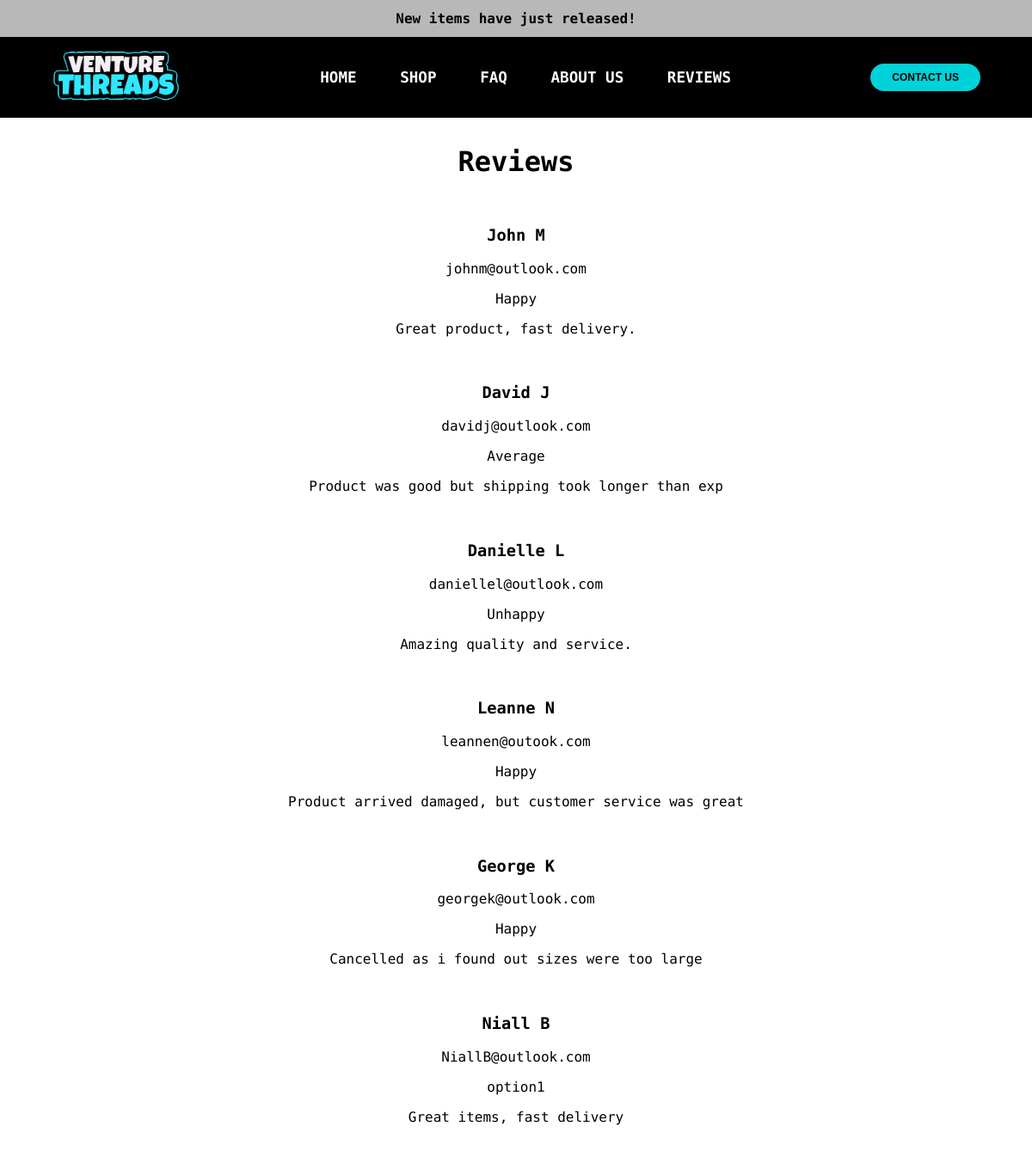
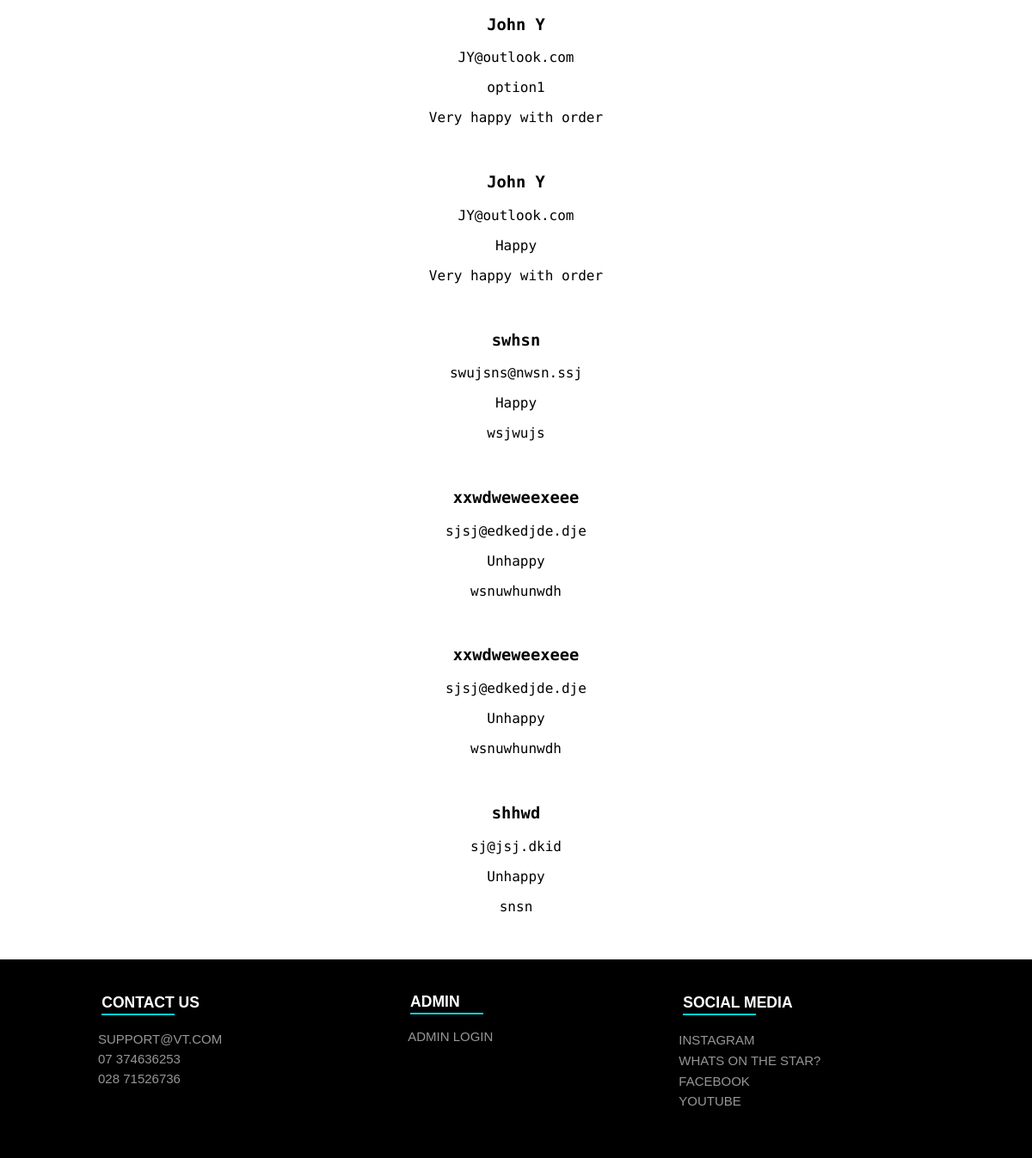
Screenshot of /reviews.php with the database file from the repository (2 pictures, top to bottom).
### tables this page shows
CREATE TABLE `reviewtbl` (
  `reviewID` int(11) NOT NULL,
  `customerName` varchar(30) NOT NULL,
  `customerEmail` varchar(30) NOT NULL,
  `rating` varchar(30) NOT NULL,
  `review` varchar(150) NOT NULL
);

### reviews.php (the view, shortened to what this page needs)
<!DOCTYPE html>
<html lang="en">
<head>
    <link rel="stylesheet" href="reviews.css">
</head>
<body id="about">
    <div id="itemBanner">
        <p id="bannerTitle">New items have just released!</p>
    </div>
    <header>
        <div class="slogo">
            <a href="index.php"><img class="storelogo" src="images/logo.png" width="150px" height="150px"/></a>
        </div>
        <nav>
        <ul class="Navigation">
            <li><a href="index.php">Home</a></li>
            <li><a href="shop.php">Shop</a></li>
            <li><a href="faq.php">FAQ</a></li>
            <li><a href="about.php">About Us</a></li>
            <li><a href="reviews.php">Reviews</a></li>
        </ul>
    </nav>
        <a href="#fHead"><button class="Contactbutton">Contact Us</button></a>
        </header>
        <div id="reviewsBox">
            <h3 id="reviewHeader">Reviews</h3>
        <div id="reviews">
<?php
    $conn = new mysqli('localhost', 'root', '', 'webApp');
    $sql = "SELECT * FROM reviewtbl;";
    $result = mysqli_query($conn, $sql);
    $resultcheck = mysqli_num_rows($result);
    if ($resultcheck > 0) {
        while ($row = mysqli_fetch_assoc($result)) {
            echo "<h3>{$row['customerName']}</h3>";
            echo "<p>{$row['customerEmail']}</p>";
            echo "<p>{$row['rating']}</p>";
            echo "<p id='bottomRowReview'>{$row['review']}</p>";
        }
    }
?>
</div>
</div>
        <footer class="Footernavigation">
            <div class="row">
                <h3 id="fHead">Contact Us</h3>
                        <ul>
                            <div id="fLinks">
                            <li><a>support@vt.com</a></li>
                            <li><a>07 374636253</a></li>
                            <li><a>028 71526736</a></li>
                            </div>
                        </ul>
                    </div>
        <div class="row">
        <h3 id="fHead">Admin</h3>
        <nav>
            <ul>
                <div id="fLinks">
                <li><a href="passwordscreen.php">Admin Login</a></li>
                </div>
            </ul>
    </nav>
        </div>
            <div class="row">
            <h3 id="fHead">Social Media</h3>
            <nav>
                <ul>
                    <div id="fLinks">
                    <li><a href="http://www.Instagram.com">Instagram</a></li>
                    <li><a href="http://www.whatsonthestar.com">Whats on the Star?</a></li>
                    <li><a href="http://www.facebook.com">Facebook</a></li>
                    <li><a href="http://www.youtube.com">Youtube</a></li>
                </div>
                </ul>
            </nav>
            </div>
        </footer>
    </body>
</html>

### reviews.css (style rules this page uses)
header { display: flex; align-items: center; justify-content: space-between; padding: 1% 5%; font-weight: 600; text-transform: uppercase; font-size: 110%; background-color: black; height: 70px; }
header a { color: rgb(255, 255, 255); text-decoration: none; }
.storelogo { cursor: pointer; margin: 0; padding: 0; }
.Navigation { list-style: none; }
.Navigation li { display: inline-block; padding: 0 20px; }
.Navigation li a { transition: all 0.5s ease-in 0s; }
.Contactbutton { padding: 9px 25px; background-color: rgb(0, 210, 218); border-radius: 50px; transition: all 0.5s ease-in 0s; color: black; font-weight: 600; text-transform: uppercase; font-size: 12px; }
button { cursor: pointer; border: none; background: transparent; }
#bannerTitle { background-color: rgb(184, 184, 184); font-weight: 600; text-align: center; padding-top: 1%; padding-bottom: 1%; margin: 0; }
footer { background-color: black; padding: 3% 5%; font-family: 'Georama', sans-serif; font-weight: 600; text-transform: uppercase; font-size: 15px; left: 0; bottom: 0; height: 20%; width: 90%; max-width: 100%; z-index: 2; }
.Footernavigation { display: flex; }
.Footernavigation h3 { margin: 3%; }
.row { display: flex; flex-direction: column; margin: 0; padding-right: 15%; padding-left: 5%; }
#fHead { padding-bottom: 5%; color: rgb(255, 255, 255); display: inline-block; padding-bottom: 4px; position: relative; }
#fHead::before { content: ''; position: absolute; left: 0; bottom: 0px; background-color: rgb(0, 210, 218); height: 2px; box-sizing: border-box; width: 85px; }
.row a { list-style: none; font-weight: 300; color: rgb(150, 150, 150); text-decoration: none; }
footer li { padding-bottom: 4%; }
ul { list-style-type: none; padding-inline-start: 0; }
body { margin: 0; background-color: white; font-family: 'Encode Sans Semi Expanded', sans-serif; }
#reviewsBox { text-align: center; }
#reviewHeader { font-size: 200%; padding-bottom: 2%; }
#bottomRowReview { padding-bottom: 3%; }

### rows the page displays
reviewtbl: customerName "John M", customerEmail "johnm@outlook.com", rating "Happy", review "Great product, fast delivery."
reviewtbl: customerName "David J", customerEmail "davidj@outlook.com", rating "Average", review "Product was good but shipping took longer than exp"
reviewtbl: customerName "Danielle L", customerEmail "daniellel@outlook.com", rating "Unhappy", review "Amazing quality and service."
reviewtbl: customerName "Leanne N", customerEmail "leannen@outook.com", rating "Happy", review "Product arrived damaged, but customer service was great"
reviewtbl: customerName "George K", customerEmail "georgek@outlook.com", rating "Happy", review "Cancelled as i found out sizes were too large"
reviewtbl: customerName "Niall B", customerEmail "NiallB@outlook.com", rating "option1", review "Great items, fast delivery"
reviewtbl: customerName "John Y", customerEmail "JY@outlook.com", rating "option1", review "Very happy with order"
reviewtbl: customerName "John Y", customerEmail "JY@outlook.com", rating "Happy", review "Very happy with order"
reviewtbl: customerName "swhsn", customerEmail "swujsns@nwsn.ssj", rating "Happy", review "wsjwujs"
reviewtbl: customerName "xxwdweweexeee", customerEmail "sjsj@edkedjde.dje", rating "Unhappy", review "wsnuwhunwdh"
reviewtbl: customerName "xxwdweweexeee", customerEmail "sjsj@edkedjde.dje", rating "Unhappy", review "wsnuwhunwdh"
reviewtbl: customerName "shhwd", customerEmail "sj@jsj.dkid", rating "Unhappy", review "snsn"
